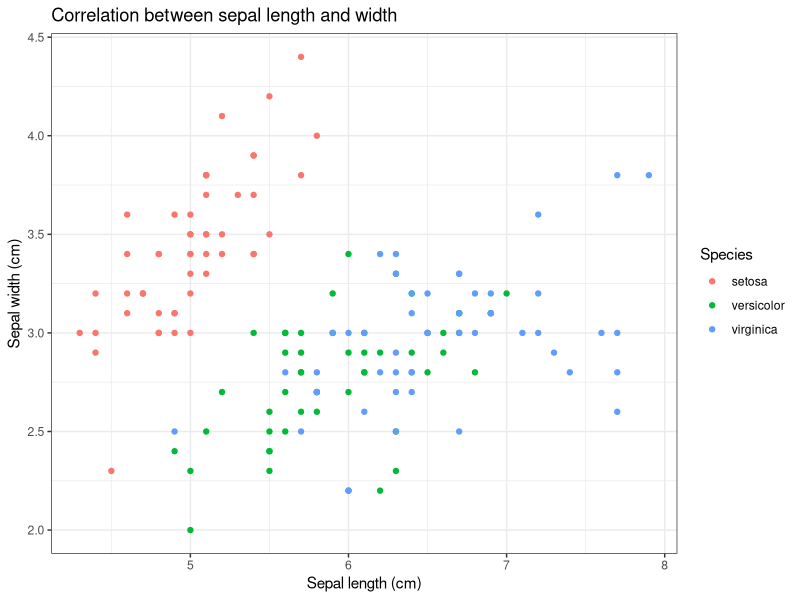
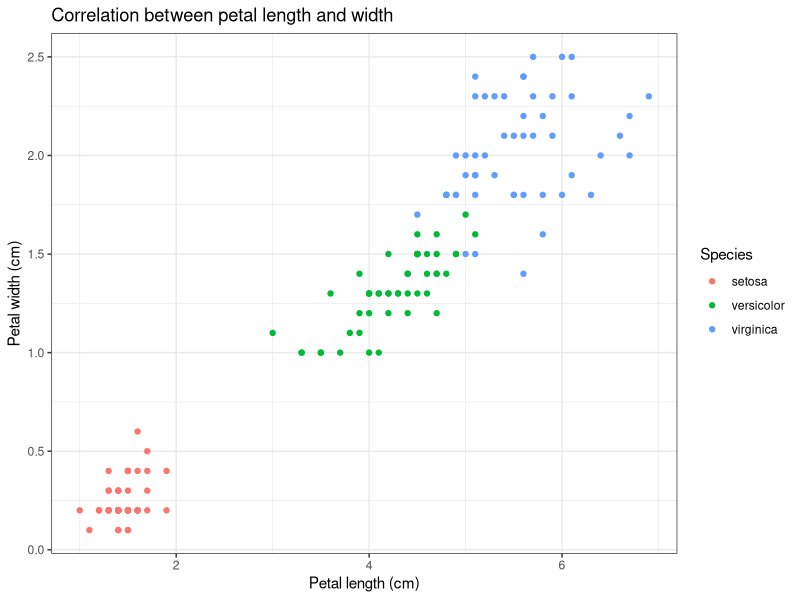

These figures' R source, in order:
## ---- chunk 1
library(tidyverse)
library(ggplot2)
library(gridExtra)
## ---- chunk 2
iris %>% ggplot(aes(x=Sepal.Length, y=Sepal.Width, colour=Species))+
  geom_point()+
  theme_bw()+
  labs(
    title="Correlation between sepal length and width",
    x="Sepal length (cm)",
    y="Sepal width (cm)"
  )
  

iris %>% ggplot(aes(x=Petal.Length, y=Petal.Width, colour=Species))+
  geom_point()+
  theme_bw()+
  labs(
    title="Correlation between petal length and width",
    x="Petal length (cm)",
    y="Petal width (cm)"
  )
## ---- chunk 3
table(iris$Species)
## ---- chunk 4
summary(iris)
